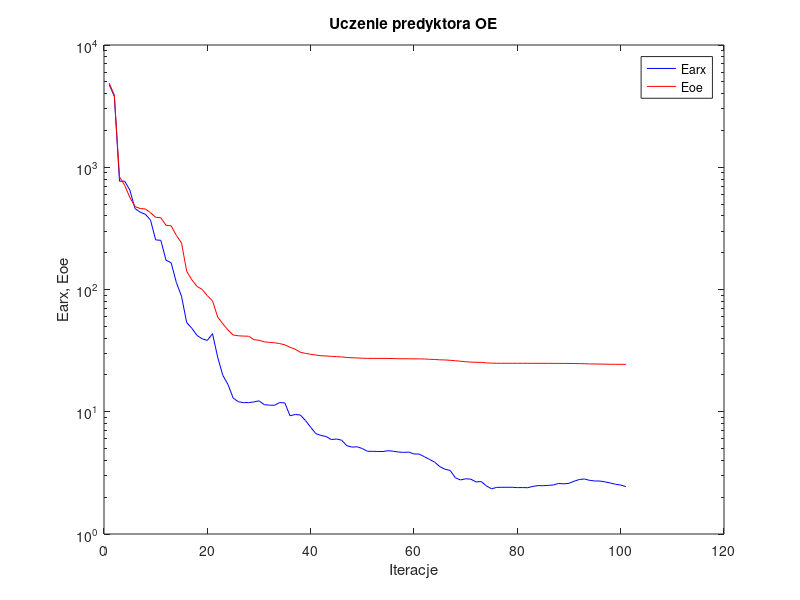
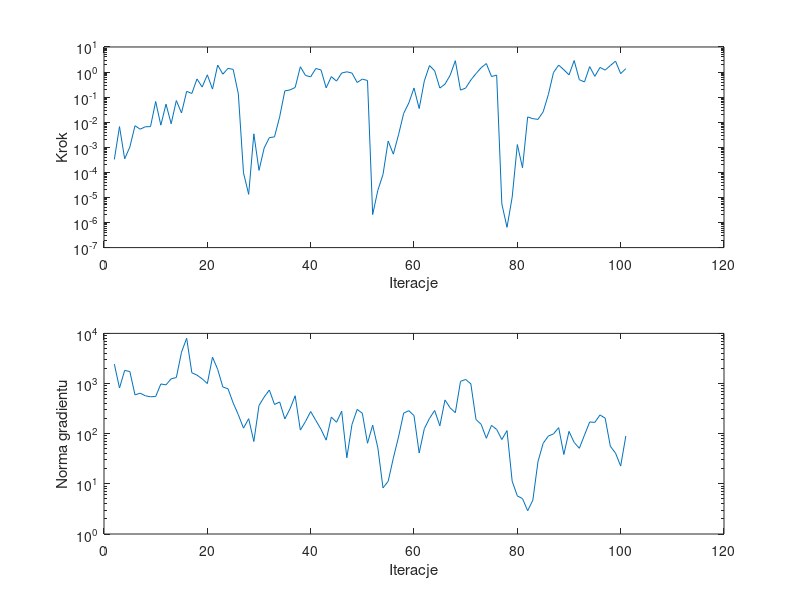

Source code (MATLAB) for these figures, in order:
%uczenie predyktora oe
clear all;
n=0; farx(n+1)=4.751194e+003; foe(n+1)=4.873199e+003; wspucz(n+1)=0.000000e+000; ng(n+1)=0.000000e+000;
%odnowa zmiennej metryki
n=1; farx(n+1)=3.799907e+003; foe(n+1)=3.898357e+003; krok(n+1)=3.276764e-004; ng(n+1)=2.437606e+003;
n=2; farx(n+1)=7.684581e+002; foe(n+1)=8.326640e+002; krok(n+1)=6.669234e-003; ng(n+1)=8.139485e+002;
n=3; farx(n+1)=7.696140e+002; foe(n+1)=7.129476e+002; krok(n+1)=3.467612e-004; ng(n+1)=1.826556e+003;
n=4; farx(n+1)=6.508817e+002; foe(n+1)=5.665070e+002; krok(n+1)=1.024167e-003; ng(n+1)=1.738421e+003;
n=5; farx(n+1)=4.594779e+002; foe(n+1)=4.770401e+002; krok(n+1)=7.251821e-003; ng(n+1)=5.935026e+002;
n=6; farx(n+1)=4.289413e+002; foe(n+1)=4.597071e+002; krok(n+1)=5.269205e-003; ng(n+1)=6.428897e+002;
n=7; farx(n+1)=4.126998e+002; foe(n+1)=4.558439e+002; krok(n+1)=6.583213e-003; ng(n+1)=5.699771e+002;
n=8; farx(n+1)=3.693842e+002; foe(n+1)=4.247638e+002; krok(n+1)=6.665163e-003; ng(n+1)=5.449655e+002;
n=9; farx(n+1)=2.545710e+002; foe(n+1)=3.892492e+002; krok(n+1)=6.694845e-002; ng(n+1)=5.514843e+002;
n=10; farx(n+1)=2.525001e+002; foe(n+1)=3.869516e+002; krok(n+1)=7.613202e-003; ng(n+1)=9.805134e+002;
n=11; farx(n+1)=1.738363e+002; foe(n+1)=3.349846e+002; krok(n+1)=5.259858e-002; ng(n+1)=9.415862e+002;
n=12; farx(n+1)=1.653270e+002; foe(n+1)=3.318768e+002; krok(n+1)=8.704305e-003; ng(n+1)=1.243436e+003;
n=13; farx(n+1)=1.141540e+002; foe(n+1)=2.772150e+002; krok(n+1)=7.302728e-002; ng(n+1)=1.318460e+003;
n=14; farx(n+1)=8.817308e+001; foe(n+1)=2.405505e+002; krok(n+1)=2.331822e-002; ng(n+1)=4.212630e+003;
n=15; farx(n+1)=5.364912e+001; foe(n+1)=1.412592e+002; krok(n+1)=1.702433e-001; ng(n+1)=8.004722e+003;
n=16; farx(n+1)=4.818484e+001; foe(n+1)=1.200227e+002; krok(n+1)=1.399123e-001; ng(n+1)=1.641657e+003;
n=17; farx(n+1)=4.212123e+001; foe(n+1)=1.060293e+002; krok(n+1)=5.327344e-001; ng(n+1)=1.471332e+003;
n=18; farx(n+1)=3.952786e+001; foe(n+1)=1.001614e+002; krok(n+1)=2.522670e-001; ng(n+1)=1.240388e+003;
n=19; farx(n+1)=3.832371e+001; foe(n+1)=8.903358e+001; krok(n+1)=7.771907e-001; ng(n+1)=9.999974e+002;
n=20; farx(n+1)=4.355565e+001; foe(n+1)=8.078012e+001; krok(n+1)=2.093785e-001; ng(n+1)=3.363639e+003;
n=21; farx(n+1)=2.796203e+001; foe(n+1)=5.961097e+001; krok(n+1)=1.902505e+000; ng(n+1)=1.922903e+003;
n=22; farx(n+1)=1.984438e+001; foe(n+1)=5.238485e+001; krok(n+1)=8.224396e-001; ng(n+1)=8.539657e+002;
n=23; farx(n+1)=1.668654e+001; foe(n+1)=4.664846e+001; krok(n+1)=1.402391e+000; ng(n+1)=7.858474e+002;
n=24; farx(n+1)=1.294858e+001; foe(n+1)=4.240342e+001; krok(n+1)=1.280929e+000; ng(n+1)=4.107270e+002;
n=25; farx(n+1)=1.206990e+001; foe(n+1)=4.183497e+001; krok(n+1)=1.350958e-001; ng(n+1)=2.385891e+002;
%odnowa zmiennej metryki
n=26; farx(n+1)=1.187301e+001; foe(n+1)=4.156597e+001; krok(n+1)=9.579321e-005; ng(n+1)=1.290408e+002;
n=27; farx(n+1)=1.188420e+001; foe(n+1)=4.150192e+001; krok(n+1)=1.331597e-005; ng(n+1)=1.994053e+002;
n=28; farx(n+1)=1.202861e+001; foe(n+1)=3.890872e+001; krok(n+1)=3.442371e-003; ng(n+1)=6.988724e+001;
n=29; farx(n+1)=1.229122e+001; foe(n+1)=3.844528e+001; krok(n+1)=1.201924e-004; ng(n+1)=3.656441e+002;
n=30; farx(n+1)=1.143562e+001; foe(n+1)=3.731153e+001; krok(n+1)=9.349870e-004; ng(n+1)=5.377065e+002;
n=31; farx(n+1)=1.131865e+001; foe(n+1)=3.694964e+001; krok(n+1)=2.419456e-003; ng(n+1)=7.438596e+002;
n=32; farx(n+1)=1.130282e+001; foe(n+1)=3.666817e+001; krok(n+1)=2.607206e-003; ng(n+1)=3.824104e+002;
n=33; farx(n+1)=1.189460e+001; foe(n+1)=3.611557e+001; krok(n+1)=1.647425e-002; ng(n+1)=4.293347e+002;
n=34; farx(n+1)=1.181049e+001; foe(n+1)=3.527374e+001; krok(n+1)=1.778431e-001; ng(n+1)=1.971891e+002;
n=35; farx(n+1)=9.268467e+000; foe(n+1)=3.366983e+001; krok(n+1)=1.937164e-001; ng(n+1)=3.136136e+002;
n=36; farx(n+1)=9.494669e+000; foe(n+1)=3.248230e+001; krok(n+1)=2.429329e-001; ng(n+1)=5.714416e+002;
n=37; farx(n+1)=9.406027e+000; foe(n+1)=3.066219e+001; krok(n+1)=1.625559e+000; ng(n+1)=1.180916e+002;
n=38; farx(n+1)=8.468830e+000; foe(n+1)=3.002839e+001; krok(n+1)=7.310195e-001; ng(n+1)=1.752939e+002;
n=39; farx(n+1)=7.469183e+000; foe(n+1)=2.949644e+001; krok(n+1)=6.449478e-001; ng(n+1)=2.769816e+002;
n=40; farx(n+1)=6.623419e+000; foe(n+1)=2.910902e+001; krok(n+1)=1.386016e+000; ng(n+1)=1.837915e+002;
n=41; farx(n+1)=6.399627e+000; foe(n+1)=2.872513e+001; krok(n+1)=1.216368e+000; ng(n+1)=1.223855e+002;
n=42; farx(n+1)=6.269420e+000; foe(n+1)=2.861210e+001; krok(n+1)=2.343012e-001; ng(n+1)=7.437244e+001;
n=43; farx(n+1)=5.918571e+000; foe(n+1)=2.838485e+001; krok(n+1)=6.577988e-001; ng(n+1)=2.145090e+002;
n=44; farx(n+1)=5.987882e+000; foe(n+1)=2.823715e+001; krok(n+1)=4.353621e-001; ng(n+1)=1.689940e+002;
n=45; farx(n+1)=5.850281e+000; foe(n+1)=2.808560e+001; krok(n+1)=9.145402e-001; ng(n+1)=2.809319e+002;
n=46; farx(n+1)=5.275094e+000; foe(n+1)=2.780127e+001; krok(n+1)=1.024434e+000; ng(n+1)=3.318316e+001;
n=47; farx(n+1)=5.141803e+000; foe(n+1)=2.763887e+001; krok(n+1)=9.110982e-001; ng(n+1)=1.535152e+002;
n=48; farx(n+1)=5.167460e+000; foe(n+1)=2.755945e+001; krok(n+1)=3.839848e-001; ng(n+1)=3.051108e+002;
n=49; farx(n+1)=5.001153e+000; foe(n+1)=2.739872e+001; krok(n+1)=5.242150e-001; ng(n+1)=2.555592e+002;
n=50; farx(n+1)=4.746144e+000; foe(n+1)=2.733480e+001; krok(n+1)=4.602673e-001; ng(n+1)=6.454107e+001;
%odnowa zmiennej metryki
n=51; farx(n+1)=4.747349e+000; foe(n+1)=2.732860e+001; krok(n+1)=2.077776e-006; ng(n+1)=1.478542e+002;
n=52; farx(n+1)=4.734162e+000; foe(n+1)=2.731919e+001; krok(n+1)=1.924408e-005; ng(n+1)=5.233725e+001;
n=53; farx(n+1)=4.730626e+000; foe(n+1)=2.731850e+001; krok(n+1)=8.233132e-005; ng(n+1)=8.296690e+000;
n=54; farx(n+1)=4.802603e+000; foe(n+1)=2.728934e+001; krok(n+1)=1.775201e-003; ng(n+1)=1.124348e+001;
n=55; farx(n+1)=4.751436e+000; foe(n+1)=2.724593e+001; krok(n+1)=5.322828e-004; ng(n+1)=3.261860e+001;
n=56; farx(n+1)=4.681198e+000; foe(n+1)=2.714642e+001; krok(n+1)=3.141811e-003; ng(n+1)=8.574984e+001;
n=57; farx(n+1)=4.651764e+000; foe(n+1)=2.713851e+001; krok(n+1)=2.243330e-002; ng(n+1)=2.574920e+002;
n=58; farx(n+1)=4.677554e+000; foe(n+1)=2.713301e+001; krok(n+1)=5.893163e-002; ng(n+1)=2.875829e+002;
n=59; farx(n+1)=4.515701e+000; foe(n+1)=2.708023e+001; krok(n+1)=2.320583e-001; ng(n+1)=2.294294e+002;
n=60; farx(n+1)=4.507187e+000; foe(n+1)=2.706808e+001; krok(n+1)=3.497807e-002; ng(n+1)=4.120146e+001;
n=61; farx(n+1)=4.290349e+000; foe(n+1)=2.701115e+001; krok(n+1)=4.452012e-001; ng(n+1)=1.259113e+002;
n=62; farx(n+1)=4.073915e+000; foe(n+1)=2.687814e+001; krok(n+1)=1.814761e+000; ng(n+1)=2.021643e+002;
n=63; farx(n+1)=3.870007e+000; foe(n+1)=2.675965e+001; krok(n+1)=1.120145e+000; ng(n+1)=2.906434e+002;
n=64; farx(n+1)=3.556017e+000; foe(n+1)=2.659780e+001; krok(n+1)=2.295125e-001; ng(n+1)=1.434932e+002;
n=65; farx(n+1)=3.385674e+000; foe(n+1)=2.652246e+001; krok(n+1)=3.311156e-001; ng(n+1)=4.712220e+002;
n=66; farx(n+1)=3.312682e+000; foe(n+1)=2.636173e+001; krok(n+1)=7.486426e-001; ng(n+1)=3.258347e+002;
n=67; farx(n+1)=2.882959e+000; foe(n+1)=2.613416e+001; krok(n+1)=2.845490e+000; ng(n+1)=2.626090e+002;
n=68; farx(n+1)=2.768746e+000; foe(n+1)=2.590009e+001; krok(n+1)=1.902702e-001; ng(n+1)=1.104399e+003;
n=69; farx(n+1)=2.828740e+000; foe(n+1)=2.567691e+001; krok(n+1)=2.301336e-001; ng(n+1)=1.207035e+003;
n=70; farx(n+1)=2.810712e+000; foe(n+1)=2.547407e+001; krok(n+1)=4.819709e-001; ng(n+1)=9.857149e+002;
n=71; farx(n+1)=2.667021e+000; foe(n+1)=2.539238e+001; krok(n+1)=8.707243e-001; ng(n+1)=1.921391e+002;
n=72; farx(n+1)=2.684793e+000; foe(n+1)=2.534791e+001; krok(n+1)=1.494130e+000; ng(n+1)=1.535474e+002;
n=73; farx(n+1)=2.478025e+000; foe(n+1)=2.510298e+001; krok(n+1)=2.184510e+000; ng(n+1)=8.103350e+001;
n=74; farx(n+1)=2.342609e+000; foe(n+1)=2.498483e+001; krok(n+1)=6.639102e-001; ng(n+1)=1.466049e+002;
n=75; farx(n+1)=2.405655e+000; foe(n+1)=2.492941e+001; krok(n+1)=7.536472e-001; ng(n+1)=1.216435e+002;
%odnowa zmiennej metryki
n=76; farx(n+1)=2.409976e+000; foe(n+1)=2.492404e+001; krok(n+1)=5.530601e-006; ng(n+1)=7.657744e+001;
n=77; farx(n+1)=2.410910e+000; foe(n+1)=2.492273e+001; krok(n+1)=6.432245e-007; ng(n+1)=1.152527e+002;
n=78; farx(n+1)=2.411649e+000; foe(n+1)=2.492252e+001; krok(n+1)=1.018462e-005; ng(n+1)=1.127706e+001;
n=79; farx(n+1)=2.395801e+000; foe(n+1)=2.491748e+001; krok(n+1)=1.284763e-003; ng(n+1)=5.754551e+000;
n=80; farx(n+1)=2.398518e+000; foe(n+1)=2.491669e+001; krok(n+1)=1.519651e-004; ng(n+1)=5.079326e+000;
n=81; farx(n+1)=2.391286e+000; foe(n+1)=2.491142e+001; krok(n+1)=1.619829e-002; ng(n+1)=2.905701e+000;
n=82; farx(n+1)=2.450601e+000; foe(n+1)=2.490194e+001; krok(n+1)=1.388291e-002; ng(n+1)=4.734801e+000;
n=83; farx(n+1)=2.487751e+000; foe(n+1)=2.489632e+001; krok(n+1)=1.296098e-002; ng(n+1)=2.788078e+001;
n=84; farx(n+1)=2.483033e+000; foe(n+1)=2.489455e+001; krok(n+1)=2.598758e-002; ng(n+1)=6.441716e+001;
n=85; farx(n+1)=2.500286e+000; foe(n+1)=2.488997e+001; krok(n+1)=1.261335e-001; ng(n+1)=8.986292e+001;
n=86; farx(n+1)=2.518719e+000; foe(n+1)=2.487361e+001; krok(n+1)=9.606268e-001; ng(n+1)=9.916914e+001;
n=87; farx(n+1)=2.591584e+000; foe(n+1)=2.485511e+001; krok(n+1)=1.896768e+000; ng(n+1)=1.321940e+002;
n=88; farx(n+1)=2.571255e+000; foe(n+1)=2.484403e+001; krok(n+1)=1.236406e+000; ng(n+1)=3.849129e+001;
n=89; farx(n+1)=2.599040e+000; foe(n+1)=2.483487e+001; krok(n+1)=7.734497e-001; ng(n+1)=1.113136e+002;
n=90; farx(n+1)=2.702026e+000; foe(n+1)=2.481172e+001; krok(n+1)=2.886327e+000; ng(n+1)=6.695710e+001;
n=91; farx(n+1)=2.793808e+000; foe(n+1)=2.477135e+001; krok(n+1)=4.951781e-001; ng(n+1)=5.118041e+001;
n=92; farx(n+1)=2.816998e+000; foe(n+1)=2.472531e+001; krok(n+1)=4.044487e-001; ng(n+1)=9.400643e+001;
n=93; farx(n+1)=2.746071e+000; foe(n+1)=2.462243e+001; krok(n+1)=1.651241e+000; ng(n+1)=1.712398e+002;
n=94; farx(n+1)=2.714389e+000; foe(n+1)=2.459166e+001; krok(n+1)=6.744582e-001; ng(n+1)=1.682312e+002;
n=95; farx(n+1)=2.711402e+000; foe(n+1)=2.454680e+001; krok(n+1)=1.531110e+000; ng(n+1)=2.365087e+002;
n=96; farx(n+1)=2.667063e+000; foe(n+1)=2.450167e+001; krok(n+1)=1.196555e+000; ng(n+1)=2.039445e+002;
n=97; farx(n+1)=2.613674e+000; foe(n+1)=2.446387e+001; krok(n+1)=1.814761e+000; ng(n+1)=5.638072e+001;
n=98; farx(n+1)=2.551601e+000; foe(n+1)=2.444290e+001; krok(n+1)=2.723893e+000; ng(n+1)=4.104227e+001;
n=99; farx(n+1)=2.515017e+000; foe(n+1)=2.443483e+001; krok(n+1)=8.649503e-001; ng(n+1)=2.264323e+001;
n=100; farx(n+1)=2.443959e+000; foe(n+1)=2.441009e+001; krok(n+1)=1.374295e+000; ng(n+1)=9.009289e+001;

figure; semilogy(farx,'b'); hold on; semilogy(foe,'r'); xlabel('Iteracje'); ylabel('Earx, Eoe'); legend('Earx','Eoe'); title('Uczenie predyktora OE');
figure; subplot(2,1,1); semilogy(krok); xlabel('Iteracje'); ylabel('Krok');
subplot(2,1,2); semilogy(ng); xlabel('Iteracje'); ylabel('Norma gradientu');
Earx=farx(n+1)
Eoe=foe(n+1)
